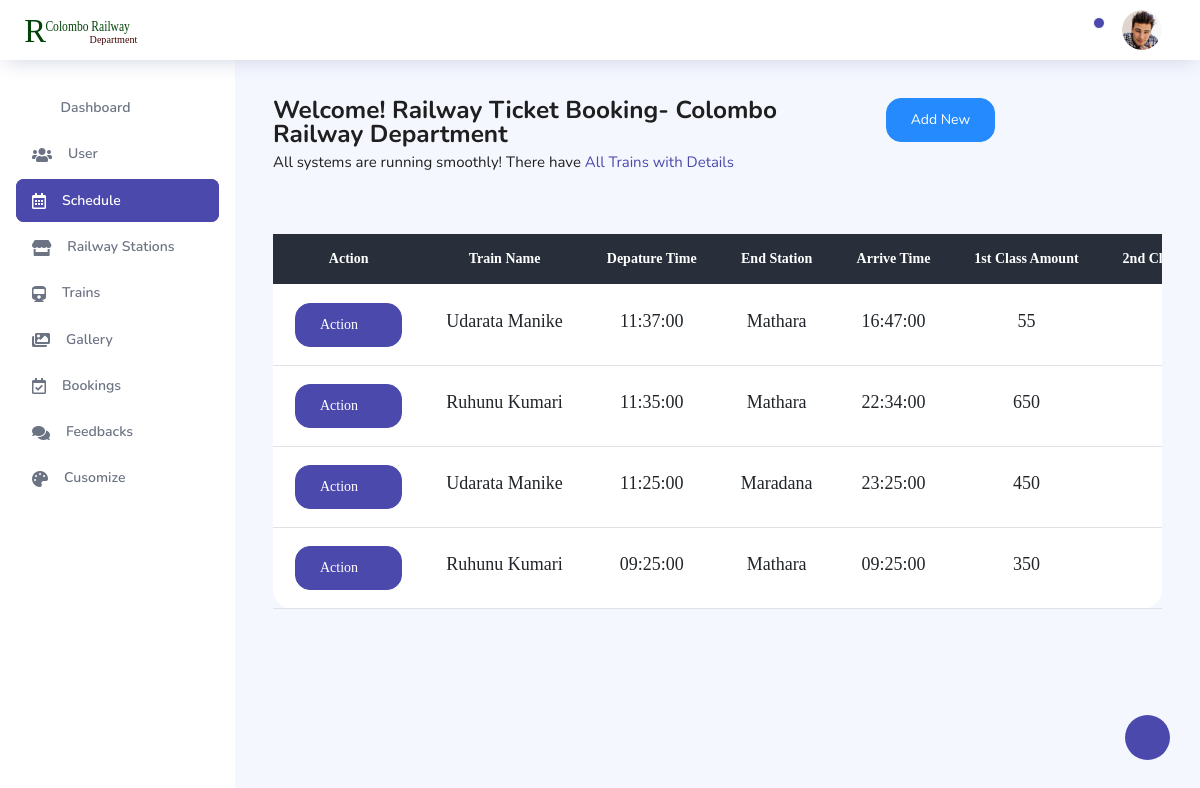
The app's page /dashboard/schedule.php (signed in) with its own data.
### tables this page shows
CREATE TABLE `schedule` (
  `sch_id` int(11) NOT NULL,
  `train_id` int(255) NOT NULL,
  `depature_time` time NOT NULL,
  `to_station` int(255) NOT NULL,
  `arrive_time` time NOT NULL,
  `distance` varchar(255) NOT NULL,
  `available` varchar(255) NOT NULL,
  `trn_date` datetime NOT NULL,
  `one_class_price` int(255) NOT NULL,
  `two_class_price` int(255) NOT NULL,
  `tree_class_price` int(255) NOT NULL
);

CREATE TABLE `train` (
  `train_id` int(11) NOT NULL,
  `train_name` varchar(255) NOT NULL,
  `one_class_seats` int(255) NOT NULL,
  `two_class_seats` int(255) NOT NULL,
  `tree_class_seats` int(255) NOT NULL,
  `details` varchar(255) NOT NULL
);

CREATE TABLE `station` (
  `station_id` int(11) NOT NULL,
  `Station_name` varchar(255) NOT NULL
);

### dashboard/schedule.php (the view, shortened to what this page needs)
<?php require_once 'nav.php'; ?>
      <nav class="sidebar sidebar-offcanvas" id="sidebar">
        <ul class="nav">
          <li class="nav-item">
            <a class="nav-link" href="index.php">
              <i class="icon-grid menu-icon"></i>
              <span class="menu-title">Dashboard</span>
            </a>
          </li>
          <li class="nav-item">
            <a class="nav-link" href="user.php">
              <i class="fas fa-users menu-icon"></i>
              <span class="menu-title">User</span>
            </a>
          </li>
          <li class="nav-item">
            <a class="nav-link" href="schedule.php">
              <i class="far fa-calendar-alt menu-icon"></i>
              <span class="menu-title">Schedule</span>
            </a>
          </li>
          <li class="nav-item">
            <a class="nav-link" href="station.php">
              <i class="fas fa-store menu-icon"></i>
              <span class="menu-title">Railway Stations</span>
            </a>
          </li>
          <li class="nav-item">
            <a class="nav-link" href="train.php">
              <i class="fas fa-train menu-icon"></i>
              <span class="menu-title">Trains</span>
            </a>
          </li>
          <li class="nav-item">
            <a class="nav-link" href="gallery.php">
              <i class="fas fa-images menu-icon"></i>
              <span class="menu-title">Gallery</span>
            </a>
          </li>
          <li class="nav-item">
            <a class="nav-link" href="bookings.php">
              <i class="far fa-calendar-check menu-icon"></i>
              <span class="menu-title">Bookings</span>
            </a>
          </li>
          <li class="nav-item">
            <a class="nav-link" href="feedbacks.php">
              <i class="fas fa-comments menu-icon"></i>
              <span class="menu-title">Feedbacks</span>
            </a>
          </li>
          <li class="nav-item">
            <a class="nav-link" href="custom.php">
              <i class="fas fa-palette menu-icon"></i>
              <span class="menu-title">Cusomize</span>
            </a>
          </li>
        </ul>
      </nav>
      <div class="main-panel">
        <div class="content-wrapper">
          <div class="row">
            <div class="col-md-12 grid-margin">
              <div class="row">
                <div class="col-11 col-xl-8 mb-4 mb-xl-0">
                  <h3 class="font-weight-bold">Welcome! Railway Ticket Booking- Colombo Railway Department </h3>
                  <h6 class="font-weight-normal mb-0">All systems are running smoothly! There have <span class="text-primary">All Trains with Details</span></h6>
                </div>
                <div class="col-2">
                  <button class="btn btn-info btn-primary btn-md" data-bs-toggle="modal" data-bs-target="#exampleModal">Add New</button>
                </div>
              </div>
            </div>
          </div>
          <div class="row">
              <div class="col-md-12 mt-4" style="font-family: \"Times New Roman\",Times, serif;">
                        <div class="card">
                            <div class="table-responsive">
                                <table class="table v-middle text-center">
                                    <thead>
                                        <tr class="bg-dark">
                                            <th class="border-top-0 text-white">Action</th>
                                            <th class="border-top-0 text-white">Train Name</th>
                                            <th class="border-top-0 text-white">Depature Time</th>
                                            <th class="border-top-0 text-white">End Station</th>
                                            <th class="border-top-0 text-white">Arrive Time</th>
                                            <th class="border-top-0 text-white">1st Class Amount</th>
                                            <th class="border-top-0 text-white">2nd Class Amount</th>
                                        </tr>
                                    </thead>
                                    <?php $count=1;
                                      $getsch = "SELECT * FROM schedule";
                                      $viewresult = mysqli_query($con, $getsch);
                                      ?>
                                    <tbody>
                                      <?php while($row = mysqli_fetch_assoc($viewresult)) {
                                        $train_id = $row['train_id'];
                                        $station_id = $row['to_station'];
                                        $gettrain = "SELECT * FROM train where train_id = '$train_id' ";
                                        $viewresult1 = mysqli_query($con, $gettrain);
                                        $row1 = mysqli_fetch_assoc($viewresult1);
                                        $getstation = "SELECT * FROM station where station_id ='$station_id' ";
                                        $viewresult2 = mysqli_query($con, $getstation);
                                        $row2 = mysqli_fetch_assoc($viewresult2);?>
                                        <tr>
                                            <td>
                                              <div class="dropdown">
                                                <button class="btn btn-primary dropdown-toggle" type="button" id="dropdownMenuButton" data-toggle="dropdown" aria-haspopup="true" aria-expanded="false">
                                                  Action
                                                </button>
                                              </div>
                                            </td>
                                            <td><h4><?php echo $row1['train_name']; ?></h4></td>
                                            <td><h4><?php echo $row['depature_time']; ?></h4></td>
                                            <td><h4><?php echo $row2['Station_name']; ?></h4></td>
                                            <td><h4><?php echo $row['arrive_time']; ?></h4></td>
                                            <td><h4><?php echo $row['one_class_price']; ?></h4></td>
                                            <td><h4><?php echo $row['two_class_price']; ?></h4></td>
                                        </tr>
                                        <?php   $count++; } ?>
                                    </tbody>
                                </table>
                            </div>
                        </div>
                    </div>
          </div>
  </div>
</body>
</html>

### records on screen
schedule: train.train_name "Udarata Manike", depature_time "11:37:00", station.Station_name "Mathara", arrive_time "16:47:00", one_class_price "55"
schedule: train.train_name "Ruhunu Kumari", depature_time "11:35:00", station.Station_name "Mathara", arrive_time "22:34:00", one_class_price "650"
schedule: train.train_name "Udarata Manike", depature_time "11:25:00", station.Station_name "Maradana", arrive_time "23:25:00", one_class_price "450"
schedule: train.train_name "Ruhunu Kumari", depature_time "09:25:00", station.Station_name "Mathara", arrive_time "09:25:00", one_class_price "350"
